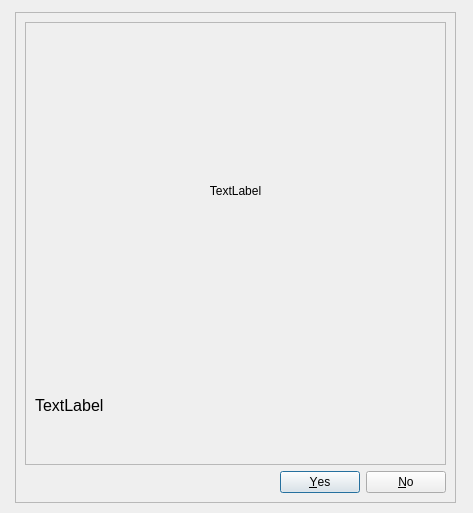
<?xml version="1.0" encoding="UTF-8"?>
<ui version="4.0">
 <class>Dialog</class>
 <widget class="QDialog" name="Dialog">
  <property name="geometry">
   <rect>
    <x>0</x>
    <y>0</y>
    <width>473</width>
    <height>513</height>
   </rect>
  </property>
  <property name="windowTitle">
   <string>Dialog</string>
  </property>
  <widget class="QFrame" name="frame">
   <property name="geometry">
    <rect>
     <x>15</x>
     <y>12</y>
     <width>441</width>
     <height>491</height>
    </rect>
   </property>
   <property name="frameShape">
    <enum>QFrame::StyledPanel</enum>
   </property>
   <property name="frameShadow">
    <enum>QFrame::Raised</enum>
   </property>
   <layout class="QGridLayout" name="gridLayout">
    <item row="1" column="0">
     <widget class="QDialogButtonBox" name="buttonBox">
      <property name="orientation">
       <enum>Qt::Horizontal</enum>
      </property>
      <property name="standardButtons">
       <set>QDialogButtonBox::No|QDialogButtonBox::Yes</set>
      </property>
     </widget>
    </item>
    <item row="0" column="0">
     <widget class="QFrame" name="frame_2">
      <property name="frameShape">
       <enum>QFrame::StyledPanel</enum>
      </property>
      <property name="frameShadow">
       <enum>QFrame::Raised</enum>
      </property>
      <layout class="QGridLayout" name="gridLayout_2">
       <item row="0" column="0">
        <widget class="QLabel" name="label_image">
         <property name="text">
          <string>TextLabel</string>
         </property>
         <property name="alignment">
          <set>Qt::AlignCenter</set>
         </property>
        </widget>
       </item>
       <item row="1" column="0">
        <widget class="QLabel" name="label_message">
         <property name="maximumSize">
          <size>
           <width>16777215</width>
           <height>100</height>
          </size>
         </property>
         <property name="font">
          <font>
           <pointsize>12</pointsize>
          </font>
         </property>
         <property name="text">
          <string>TextLabel</string>
         </property>
        </widget>
       </item>
      </layout>
     </widget>
    </item>
   </layout>
  </widget>
 </widget>
 <resources/>
 <connections>
  <connection>
   <sender>buttonBox</sender>
   <signal>accepted()</signal>
   <receiver>Dialog</receiver>
   <slot>accept()</slot>
   <hints>
    <hint type="sourcelabel">
     <x>248</x>
     <y>254</y>
    </hint>
    <hint type="destinationlabel">
     <x>157</x>
     <y>274</y>
    </hint>
   </hints>
  </connection>
  <connection>
   <sender>buttonBox</sender>
   <signal>rejected()</signal>
   <receiver>Dialog</receiver>
   <slot>reject()</slot>
   <hints>
    <hint type="sourcelabel">
     <x>316</x>
     <y>260</y>
    </hint>
    <hint type="destinationlabel">
     <x>286</x>
     <y>274</y>
    </hint>
   </hints>
  </connection>
 </connections>
</ui>
